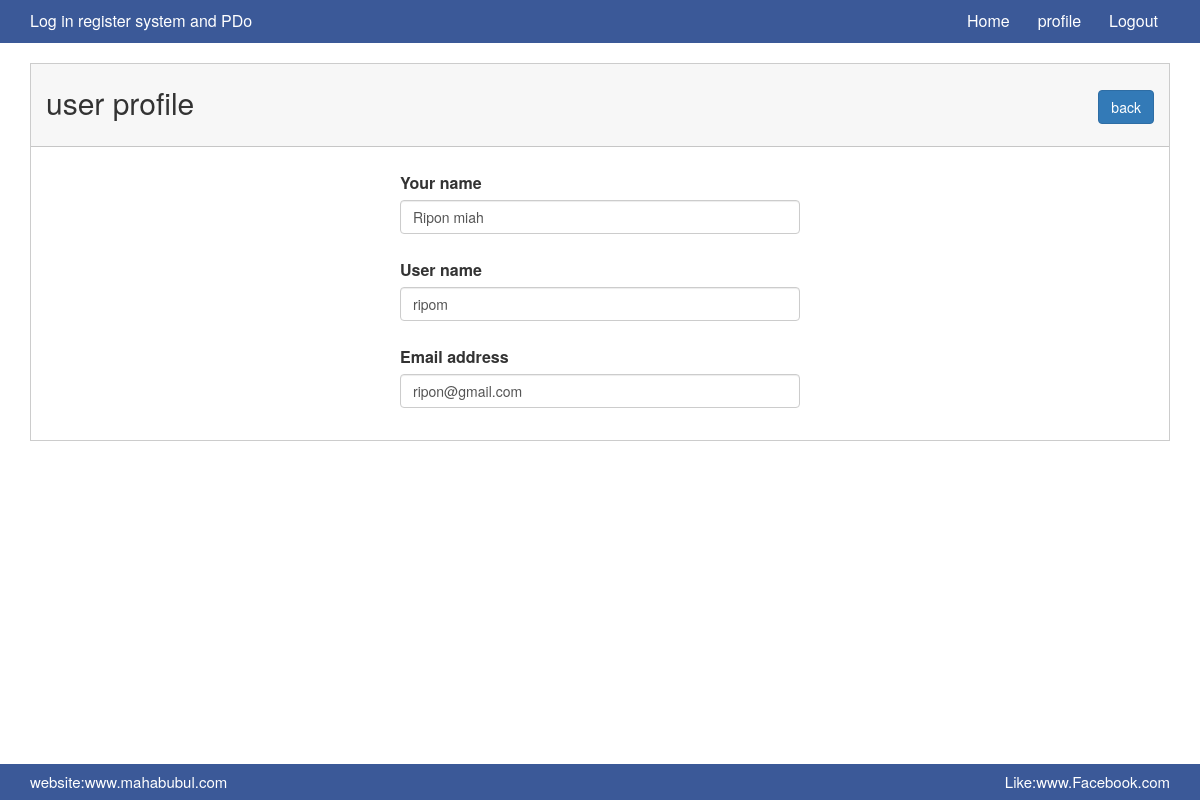
The page /profile.php?id=23 (signed in) on the database its author committed.
### tables this page shows
CREATE TABLE `log_tbl` (
  `id` int(1) NOT NULL,
  `name` varchar(200) NOT NULL,
  `user_name` varchar(100) NOT NULL,
  `gmail_address` varchar(200) NOT NULL,
  `password` varchar(100) NOT NULL
);

### profile.php (called while the page is built, shortened)
<?php
    include './master_inner.php';

### classes/Database.php (called while the page is built, shortened)
<?php
    abstract class dBase{
        public function __construct() {
                    $host_name="localhost";
                    $user_name="root";
                    $password="";
                    $db_name="facebook_log_system";
                    try {
                            $this->pdo = new PDO("mysql:host=$host_name;dbname=$db_name",$user_name, $password);
                    } catch (PDOException$exc) {
                        echo $exc->getMessage();
                    }
        }
    }
  ?>

### classes/login_data.php (called while the page is built, shortened)
<?php
     class log_user extends dBase{
            private  $table="log_tbl ";
          public function select_data_id($log_id){
             $user_info= $this->pdo->prepare(" select * from $this->table where id='$log_id' ");
             $user_info->execute();
             $result= $user_info->fetch(PDO::FETCH_ASSOC);
               return  $result;
          }
     }
?>

### pages/profile_content.php (the view, shortened to what this page needs)
<?php
        $obj_user= new log_user();
          $log_id= $_GET['id'];
        $result=$obj_user->select_data_id($log_id);
?>
<div class="container">
    <div class="design-area">
        <div class="row">
            <div class="col-md-12">
                <div class="row up-area">
                    <div class="col-md-6">
                        <h3>user profile</h3>
                    </div>
                    <div class="col-md-6">
                        <div class="right">
                            <h3><a class="btn btn-primary" href="master_inner.php">back</a></h3>
                        </div>
                    </div>
                </div>
                <div class="row">
                    <div class="col-md-12">
                        <form action="" method="post">
                            <div class="form-group">
                                <label for="name"> Your name</label>
                                <input type="text" id="name" name="name"    value="<?php  echo $result['name']?>" class="form-control"  />
                            </div>
                            <div class="form-group">
                                <label for="User-name"> User name</label>
                                <input type="text" id="User-name" name="user_name"   value="<?php  echo $result['user_name']?>" class="form-control"   />
                            </div>
                            <div class="form-group">
                                <label for="email"> Email address</label>
                                <input type="text" id="email"   name="gmail_address" value="<?php  echo $result['gmail_address']?>"   class="form-control" >
                            </div>
                        </form>
                    </div>
                </div>
            </div>
        </div>
    </div>
</div>

### assets/css/style.css (style rules this page uses)
body { margin: 0; padding: 0; }
h1,h2,h3,h4 { margin: 0; }
.mainArea .up-area { background: #f7f7f7 none repeat scroll 0 0; border-bottom: 1px solid rgba(0, 0, 0, 0.2); margin: auto; padding: 22px 0; width: 1138px; }
.design-area { border: 1px solid rgba(0, 0, 0, 0.2); padding-bottom: 17px; }
.mainArea .up-area h3 { font-size: 30px; }
.mainArea .up-area .right { float: right }
.mainArea form { width:400px; margin: auto; }
.mainArea form .form-group { margin-top: 25px; }
.mainArea form .form-group label { font-size: 16px }
.mainArea form .form-group input { width: 400px }

### rows shown on the page
log_tbl: name "Ripon miah", user_name "ripom", gmail_address "ripon@gmail.com"
